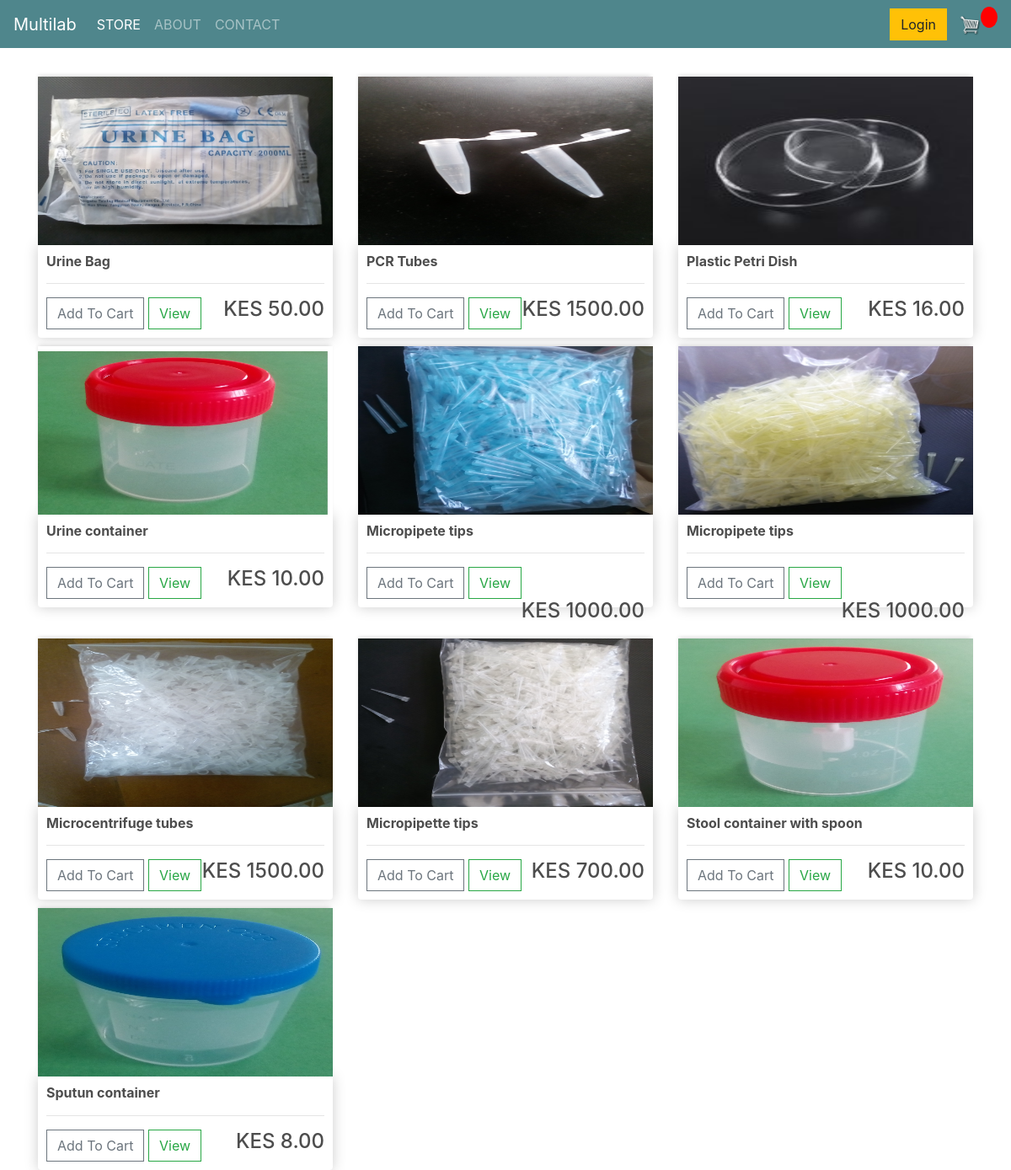
Page /category/labware on the committed database.
### store/models.py (models this page shows)
class Product(models.Model):
    SUTURES = 'SU'
    LABWARE = 'LA'
    EQUIPMENT = 'EQ'
    INSTRUMENTS = 'IN'
    CULTURE = 'CU'
    MEDIA = 'ME'
    CATEGORY_CHOICES = [
        (SUTURES, 'Sutures'),
        (LABWARE, 'Labware'),
        (EQUIPMENT, 'Equipment'),
        (INSTRUMENTS, 'Instruments'),
        (CULTURE, 'Culture'),
        (MEDIA, 'Media')
    ]
    name = models.CharField(max_length=200)
    price = models.DecimalField(max_digits=7, decimal_places=2)
    measurement = models.CharField(max_length=250, null=True, blank=True)
    unit = models.CharField(max_length=250, null=True, blank=True)
    description = models.CharField(max_length=250, null=True, blank=True)
    category = models.CharField(max_length=2, choices=CATEGORY_CHOICES, default=LABWARE)
    sold_out = models.BooleanField(default = False)
    digital = models.BooleanField(default = False, null = True , blank = False)
    image = models.ImageField(null=True, blank=True)
    def __str__(self):
        return self.name
    @property
    def imageURL(self):
        try:
            url = self.image.url
        except:
            url = ''
        return url

### store/views.py (the view)
# urls.py: path('category/labware', views.labware , name="labware"),
def labware(request):
    products = Product.objects.filter(category='LA')
    print(products)
    context = {
        'products': products
    }
    return render(request, 'store/store.html', context)

### store/templates/store/store.html
{% extends 'store/main.html' %}
{% load static %}
{% block content %}
<link rel="stylesheet" tpe="text/css" href="{% static  'css/main.css' %}">
<div class="row">
    {% for product in products %}
    <div class="col-lg-4">
        <img class="thumbnail" src="{{product.imageURL}}">
		<div class="box-element product">
            <h6><strong>{{product.name}}</strong></h6>
            <hr>
            <button data-product="{{product.id}}" data-action="add" class="btn btn-outline-secondary add-btn update-cart">Add To Cart</button>
            <a class="btn btn-outline-success" href="#">View</a>
            <h4 style="float: right;">KES {{product.price|floatformat:2}}</h4>
		</div>
	</div>
   {% endfor %}
</div>
{% endblock content %}

### static/css/main.css (style rules this page uses)
html { font-family: 'Open Sans', sans-serif; }
h1,h2,h3,h4,h5,h6 { color:hsl(0, 0%, 30%); }
.box-element { box-shadow:hsl(0, 0%, 80%) 0 0 16px; background-color: #fff; border-radius: 4px; padding: 10px; }
.thumbnail { width: 100%; height: 200px; -webkit-box-shadow: -1px -3px 5px -2px rgba(214,214,214,1); -moz-box-shadow: -1px -3px 5px -2px rgba(214,214,214,1); box-shadow: -1px -3px 5px -2px rgba(214,214,214,1); }
.product { border-radius: 0 0 4px 4px; }
.col-lg-4, .col-lg-6, .col-lg-8, .col-lg-12 { margin-top: 10px; }
.btn { border-radius: 0; }

### rows in the picture
Product: imageURL (picture), name "Urine Bag", price "50.00"
Product: imageURL (picture), name "PCR Tubes", price "1500.00"
Product: imageURL (picture), name "Plastic Petri Dish", price "16.00"
Product: imageURL (picture), name "Urine container", price "10.00"
Product: imageURL (picture), name "Micropipete tips", price "1000.00"
Product: imageURL (picture), name "Micropipete tips", price "1000.00"
Product: imageURL (picture), name "Microcentrifuge tubes", price "1500.00"
Product: imageURL (picture), name "Micropipette tips", price "700.00"
Product: imageURL (picture), name "Stool container with spoon", price "10.00"
Product: imageURL (picture), name "Sputun container", price "8.00"
